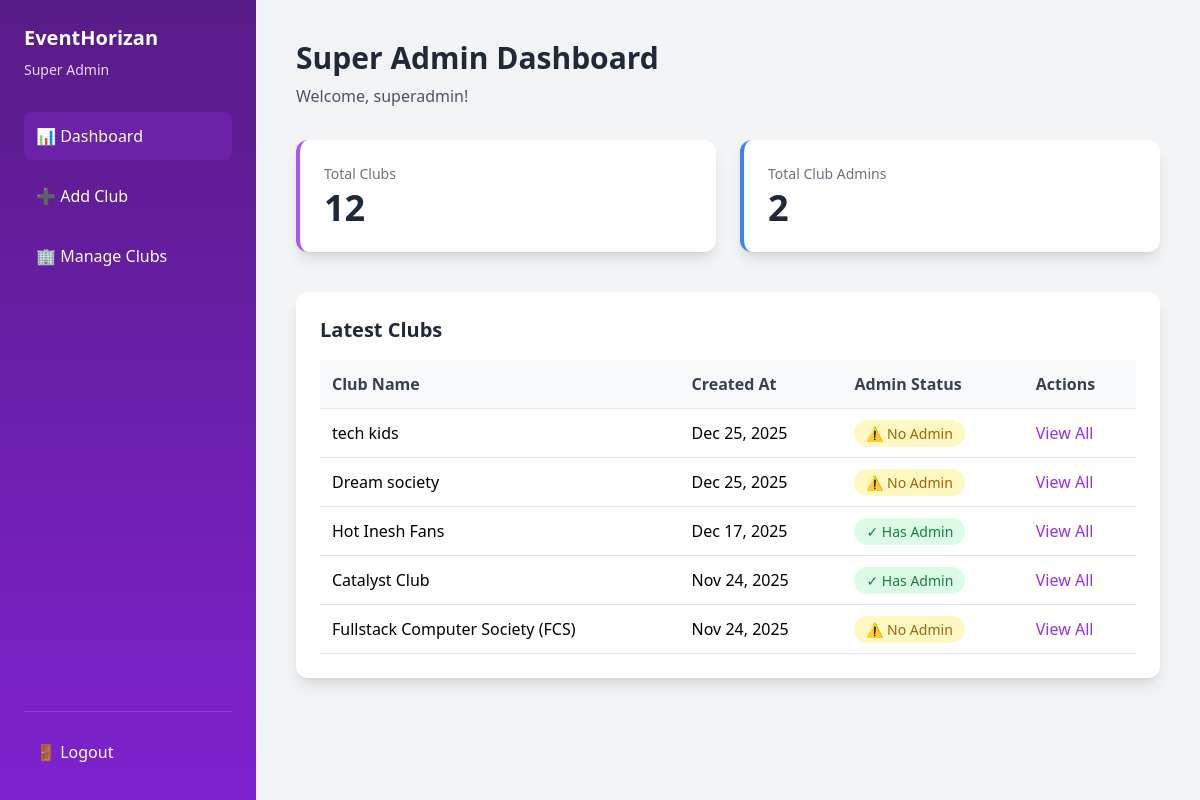
The app's page /Admin_Dashboard/super_admin_dashboard.php (signed in) with its own data.
### tables this page shows
CREATE TABLE `clubs` (
  `id` int(11) NOT NULL,
  `club_name` varchar(255) NOT NULL,
  `club_description` text DEFAULT NULL,
  `short_description` varchar(255) DEFAULT NULL,
  `club_main_image` varchar(255) DEFAULT NULL,
  `club_extra_image_1` varchar(255) DEFAULT NULL,
  `club_extra_image_2` varchar(255) DEFAULT NULL,
  `club_extra_image_3` varchar(255) DEFAULT NULL,
  `created_at` datetime DEFAULT current_timestamp(),
  `contact_description_1` varchar(255) DEFAULT NULL,
  `contact_number_1` varchar(20) DEFAULT NULL,
  `contact_number_2` varchar(20) DEFAULT NULL
);

### Admin_Dashboard/super_admin_dashboard.php (the view, shortened to what this page needs)
<?php
require_once('../includes/db_connection.php');
$totalClubs = $pdo->query("SELECT COUNT(*) FROM clubs")->fetchColumn();
$totalClubAdmins = $pdo->query("SELECT COUNT(*) FROM admin_users WHERE role = 'club_admin'")->fetchColumn();
$latestClubs = $pdo->query("
    SELECT c.id, c.club_name, c.created_at,
           (SELECT COUNT(*) FROM admin_users WHERE club_id = c.id) as has_admin
    FROM clubs c
    ORDER BY c.created_at DESC
    LIMIT 5
")->fetchAll(PDO::FETCH_ASSOC);
?>
<!DOCTYPE html>
<html lang="en">
<head>
<script src="https://cdn.tailwindcss.com"></script>
</head>
<body class="font-sans bg-gray-100 flex flex-col md:flex-row min-h-screen">
<aside class="hidden md:flex flex-col w-64 p-6 bg-gradient-to-b from-purple-900 to-purple-700 text-white flex-shrink-0">
  <h2 class="text-xl font-bold mb-2">EventHorizan</h2>
  <p class="text-purple-200 text-sm mb-8">Super Admin</p>
  <nav class="flex flex-col gap-3 flex-1">
    <a href="super_admin_dashboard.php" class="flex items-center gap-3 p-3 bg-purple-800 rounded-lg font-medium">
      📊 Dashboard
    </a>
    <a href="super_admin_club_add.php" class="flex items-center gap-3 p-3 rounded-lg hover:bg-purple-800 transition">
      ➕ Add Club
    </a>
    <a href="super_admin_club_manage.php" class="flex items-center gap-3 p-3 rounded-lg hover:bg-purple-800 transition">
      🏢 Manage Clubs
    </a>
    <div class="mt-auto pt-4 border-t border-purple-600">
      <a href="admin_logout.php" class="flex items-center gap-3 p-3 rounded-lg hover:bg-purple-800 transition">
        🚪 Logout
      </a>
    </div>
  </nav>
</aside>
<main class="flex-1 p-6 md:p-10">
  <h1 class="text-3xl font-bold mb-2 text-gray-800">Super Admin Dashboard</h1>
  <p class="text-gray-600 mb-8">Welcome, <?= htmlspecialchars($_SESSION['admin_username']) ?>!</p>
  <div class="grid grid-cols-1 sm:grid-cols-2 gap-6 mb-10">
    <div class="p-6 bg-white shadow-lg rounded-xl border-l-4 border-purple-500">
      <p class="text-sm text-gray-500 mb-1">Total Clubs</p>
      <h3 class="text-4xl font-bold text-gray-800"><?= $totalClubs ?></h3>
    </div>
    <div class="p-6 bg-white shadow-lg rounded-xl border-l-4 border-blue-500">
      <p class="text-sm text-gray-500 mb-1">Total Club Admins</p>
      <h3 class="text-4xl font-bold text-gray-800"><?= $totalClubAdmins ?></h3>
    </div>
  </div>
  <div class="bg-white shadow-lg rounded-xl p-6">
    <h2 class="text-xl font-semibold mb-4 text-gray-800">Latest Clubs</h2>
    <div class="overflow-x-auto">
      <table class="w-full text-left border-collapse">
        <thead class="bg-gray-50">
          <tr>
            <th class="p-3 border-b font-semibold text-gray-700">Club Name</th>
            <th class="p-3 border-b font-semibold text-gray-700">Created At</th>
            <th class="p-3 border-b font-semibold text-gray-700">Admin Status</th>
            <th class="p-3 border-b font-semibold text-gray-700">Actions</th>
          </tr>
        </thead>
        <tbody>
          <?php if (empty($latestClubs)): ?>
            <tr>
              <td colspan="4" class="p-4 text-center text-gray-500">No clubs found</td>
            </tr>
          <?php else: ?>
            <?php foreach($latestClubs as $club): ?>
              <tr class="border-b hover:bg-gray-50 transition">
                <td class="p-3"><?= htmlspecialchars($club['club_name']) ?></td>
                <td class="p-3"><?= date('M d, Y', strtotime($club['created_at'])) ?></td>
                <td class="p-3">
                  <?php if ($club['has_admin'] > 0): ?>
                    <span class="bg-green-100 text-green-700 px-3 py-1 rounded-full text-sm">✓ Has Admin</span>
                  <?php else: ?>
                    <span class="bg-yellow-100 text-yellow-700 px-3 py-1 rounded-full text-sm">⚠ No Admin</span>
                  <?php endif; ?>
                </td>
                <td class="p-3">
                  <a href="super_admin_club_manage.php" class="text-purple-600 hover:underline font-medium">View All</a>
                </td>
              </tr>
            <?php endforeach; ?>
          <?php endif; ?>
        </tbody>
      </table>
    </div>
  </div>
</main>
</body>
</html>

### records on screen
clubs: club_name "tech kids", created_at "Dec 25, 2025", shows "⚠ No Admin"
clubs: club_name "Dream society", created_at "Dec 25, 2025", shows "⚠ No Admin"
clubs: club_name "Hot Inesh Fans", created_at "Dec 17, 2025", shows "✓ Has Admin"
clubs: club_name "Catalyst Club", created_at "Nov 24, 2025", shows "✓ Has Admin"
clubs: club_name "Fullstack Computer Society (FCS)", created_at "Nov 24, 2025", shows "⚠ No Admin"

### other values on screen
$_SESSION['admin_username'] "superadmin"
$totalClubs "12"
$totalClubAdmins "2"
